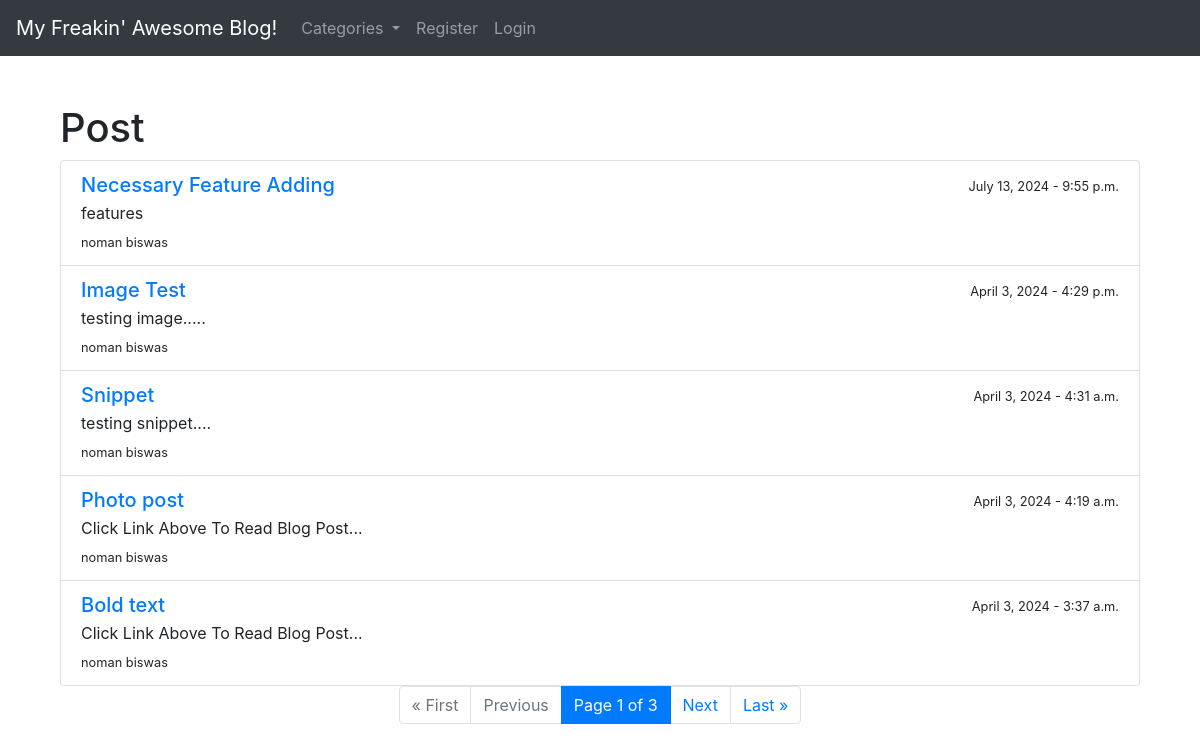
The page / on the database its author committed.
### theblog/models.py (models this page shows, shortened)
class Post(models.Model):
    title = models.CharField(max_length=255)
    header_image = models.ImageField(null=True, blank=True, upload_to="images/")
    title_tag = models.CharField(max_length=255)
    author = models.ForeignKey(User, on_delete=models.CASCADE)
    body = RichTextField(blank = True, null = True)
    post_date = models.DateField(auto_now_add=True)
    post_time = models.TimeField(auto_now_add=True)
    category = models.CharField(max_length=255, default='coding')
    snippet = models.CharField(max_length=255)
    likes = models.ManyToManyField(User, related_name='blog_post')

### theblog/views.py (the view)
# urls.py: path('', HomeView.as_view(), name="home"),
class HomeView(ListView):
    model = Post
    template_name = 'home.html'
    ordering = ['-post_date', '-post_time']
    paginate_by = 5  # Number of items per page
    def get_context_data(self, *args, **kwargs):
        cat_menu = Category.objects.all()
        context = super(HomeView, self).get_context_data(**kwargs)
        context["cat_menu"] = cat_menu
        return context
    def get_queryset(self):
        queryset = super().get_queryset()
        return queryset

### theblog/models.py (called while the page is built)
    def __str__(self):
        return self.name

### theblog/templates/home.html (shortened to what this page needs)
{% extends 'base.html' %}
{% block content %}
    <div class="container mt-4">
        <div class="row">
            <div class="col-md-12">
                <h1>Post</h1>
                <ul class="post-list list-group">
                    {% for post in object_list %}
                        <li class="post-item list-group-item">
                            <div class="d-flex w-100 justify-content-between align-items-center">
                                <h5 class="mb-1"><a href="{% url 'article-detail' post.pk %}">{{ post.title }}</a></h5>
                                <small>{{ post.post_date }} - {{ post.post_time }}</small>
                            </div>
                            <p class="mb-1">{{ post.snippet }}</p>
                            <small>{{ post.author.first_name }} {{ post.author.last_name }}</small>
                        </li>
                    {% endfor %}
                </ul>
                {% if is_paginated %}
                <nav aria-label="Pagination">
                    <ul class="pagination justify-content-center">
                        <li class="page-item {% if not page_obj.has_previous %}disabled{% endif %}">
                            <a class="page-link" href="{% if page_obj.has_previous %}?page=1{% endif %}" aria-label="First">&laquo; First</a>
                        </li>
                        <li class="page-item {% if not page_obj.has_previous %}disabled{% endif %}">
                            <a class="page-link" href="{% if page_obj.has_previous %}?page={{ page_obj.previous_page_number }}{% endif %}" aria-label="Previous">Previous</a>
                        </li>
                        <li class="page-item active"><span class="page-link">Page {{ page_obj.number }} of {{ paginator.num_pages }}</span></li>
                        <li class="page-item {% if not page_obj.has_next %}disabled{% endif %}">
                            <a class="page-link" href="{% if page_obj.has_next %}?page={{ page_obj.next_page_number }}{% endif %}" aria-label="Next">Next</a>
                        </li>
                        <li class="page-item {% if not page_obj.has_next %}disabled{% endif %}">
                            <a class="page-link" href="{% if page_obj.has_next %}?page={{ paginator.num_pages }}{% endif %}" aria-label="Last">Last &raquo;</a>
                        </li>
                    </ul>
                </nav>
                {% endif %}
            </div>
        </div>
    </div>
{% endblock %}

### rows shown on the page
Post: title "Necessary Feature Adding", post_date "July 13, 2024", post_time "9:55 p.m.", snippet "features", author.first_name "noman", author.last_name "biswas"
Post: title "Image Test", post_date "April 3, 2024", post_time "4:29 p.m.", snippet "testing image.....", author.first_name "noman", author.last_name "biswas"
Post: title "Snippet", post_date "April 3, 2024", post_time "4:31 a.m.", snippet "testing snippet....", author.first_name "noman", author.last_name "biswas"
Post: title "Photo post", post_date "April 3, 2024", post_time "4:19 a.m.", snippet "Click Link Above To Read Blog Post...", author.first_name "noman", author.last_name "biswas"
Post: title "Bold text", post_date "April 3, 2024", post_time "3:37 a.m.", snippet "Click Link Above To Read Blog Post...", author.first_name "noman", author.last_name "biswas"

### other values the page prints
{{ page_obj.number }} "1"
{{ paginator.num_pages }} "3"
